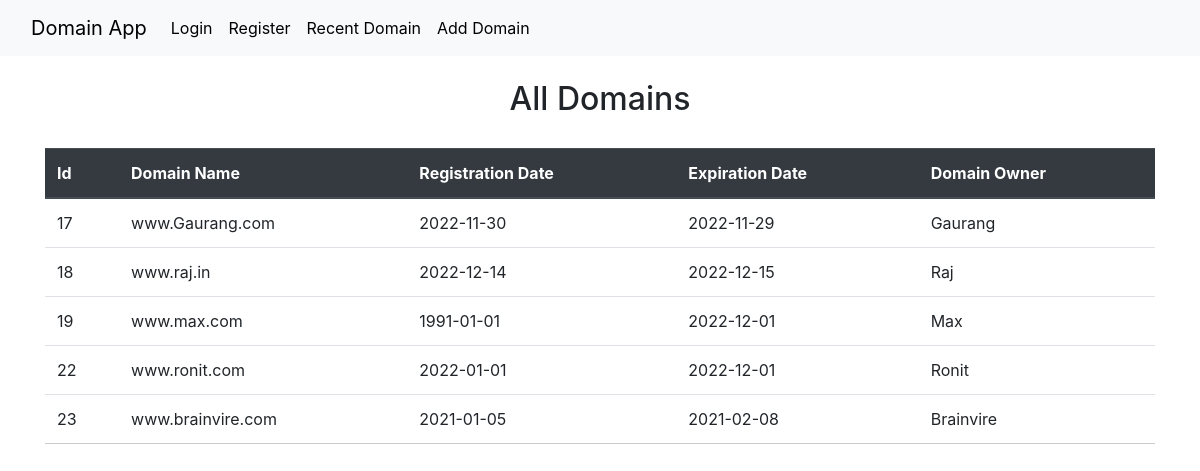
Page /all-domain.php on the committed database.
### tables this page shows
CREATE TABLE `domain` (
  `id` int NOT NULL,
  `domain_name` varchar(200) NOT NULL,
  `reg_date` date NOT NULL,
  `exp_date` date NOT NULL,
  `domain_owner` varchar(100) NOT NULL
);

### all-domain.php (the view, shortened to what this page needs)
<!DOCTYPE html>
<html lang="en">
<head>
  <link rel="stylesheet" href="style.css">
  <link rel="stylesheet" href="https://cdn.jsdelivr.net/npm/bootstrap@4.5.3/dist/css/bootstrap.min.css">
</head>
<body>
  <?php
  require_once("connect.php");
  $findresult = mysqli_query($con, "SELECT * FROM domain");
  ?>
  <nav class="navbar navbar-expand-lg bg-light">
    <div class="container-fluid">
      <a class="navbar-brand" href="#" style="color: black;">Domain App</a>
      <div class="collapse navbar-collapse" id="navbarNavAltMarkup">
        <div class="navbar-nav">
            <a class="nav-link" href="index.php" style="color: black;">Login</a>
          <a class="nav-link" href="registration.php" style="color: black;">Register</a>
          <a class="nav-link" href="recent-domain.php" style="color: black;">Recent Domain</a>
          <a class="nav-link" href="add-domain.php" style="color: black;">Add Domain</a>
        </div>
      </div>
    </div>
  </nav>
  <div>
    <div class="row-sm-4">
      <div class="container">
        <div class=row-sm-4 >
          <h2 style="text-align: center; "> All Domains </h2>
          <table class="table">
            <thead class="thead-dark">
              <tr>
                <th scope="col">Id</th>
                <th scope="col">Domain Name</th>
                <th scope="col">Registration Date</th>
                <th scope="col">Expiration Date</th>
                <th scope="col">Domain Owner</th>
              </tr>
            </thead>
            <?php
            while ($res = mysqli_fetch_array($findresult)) {
              ?>
              <tr>
                <td><?php echo $res['id']; ?></td>
                <td><?php echo $res['domain_name']; ?></td>
                <td><?php echo $res['reg_date']; ?></td>
                <td><?php echo $res['exp_date']; ?></td>
                <td><?php echo $res['domain_owner']; ?></td>
              </tr>
              <?php
            }
            ?>
          </table>
        </div>
      </div>
    </div>
  </body>
  </html>

### style.css (style rules this page uses)
body { font-size: 19px; }
table { width: 50%; margin: 30px auto; border-collapse: collapse; text-align: left; }
tr { border-bottom: 1px solid #cbcbcb; }
th, td { border: none; height: 30px; padding: 2px; }

### rows in the picture
domain: id "17", domain_name "www.Gaurang.com", reg_date "2022-11-30", exp_date "2022-11-29", domain_owner "Gaurang"
domain: id "18", domain_name "www.raj.in", reg_date "2022-12-14", exp_date "2022-12-15", domain_owner "Raj"
domain: id "19", domain_name "www.max.com", reg_date "1991-01-01", exp_date "2022-12-01", domain_owner "Max"
domain: id "22", domain_name "www.ronit.com", reg_date "2022-01-01", exp_date "2022-12-01", domain_owner "Ronit"
domain: id "23", domain_name "www.brainvire.com", reg_date "2021-01-05", exp_date "2021-02-08", domain_owner "Brainvire"
